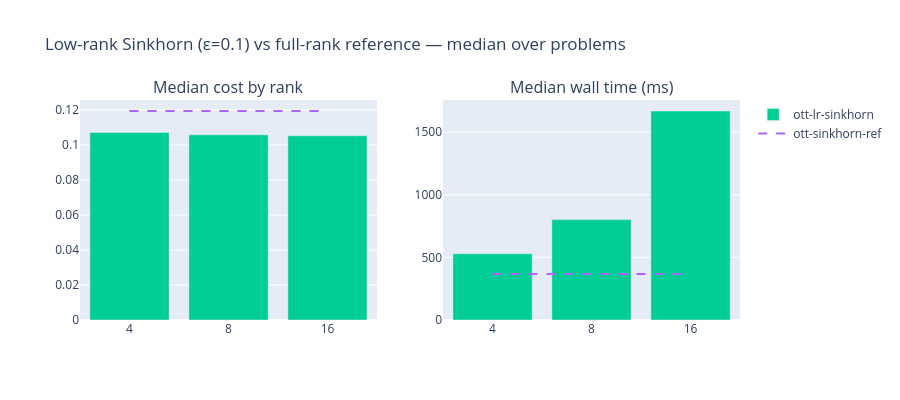

The code cell stored with this chart in its notebook:
### Code cell
lr_rows  = lr_ok[lr_ok['rank'] != 'full'].copy()
ref_rows = lr_ok[lr_ok['rank'] == 'full'].copy()

for _df in [lr_rows, ref_rows]:
    for col in ['cost', 'time', 'iterations', 'error']:
        if col in _df.columns:
            _df[col] = _df[col].apply(lambda v: float(v) if v is not None else float('nan'))

all_ranks = sorted(lr_rows['rank'].unique())
all_ranks_str = [str(r) for r in all_ranks]

lr_median  = lr_rows.groupby('rank')[['cost', 'time']].median().reindex(all_ranks).reset_index()
lr_median['rank'] = lr_median['rank'].astype(str)

ref_median_cost = ref_rows['cost'].median()
ref_median_time = ref_rows['time'].median()

lr_color  = solver_color('ott-lr-sinkhorn')
ref_color = solver_color('ott-sinkhorn-ref')

fig_lr = make_subplots(rows=1, cols=2, subplot_titles=['Median cost by rank', 'Median wall time (ms)'])
fig_lr.add_trace(go.Bar(x=lr_median['rank'], y=lr_median['cost'],
                         name='ott-lr-sinkhorn', marker_color=lr_color), row=1, col=1)
fig_lr.add_trace(go.Bar(x=lr_median['rank'], y=lr_median['time'],
                         name='ott-lr-sinkhorn', marker_color=lr_color, showlegend=False), row=1, col=2)

for col_idx, ref_val in [(1, ref_median_cost), (2, ref_median_time)]:
    fig_lr.add_trace(go.Scatter(
        x=all_ranks_str, y=[ref_val] * len(all_ranks_str),
        mode='lines', line=dict(dash='dash', color=ref_color),
        name='ott-sinkhorn-ref', showlegend=(col_idx == 1),
    ), row=1, col=col_idx)

fig_lr.update_layout(
    barmode='group', height=400, width=900,
    title=f'Low-rank Sinkhorn (ε={eps_lr}) vs full-rank reference — median over problems',
)
fig_lr.show()
print('low_rank_plan factors are not serialised into the DataFrame (expected).')

### Figure 1 — Plotly figure (JSON) as saved in the notebook; plotly's stock layout.template omitted (floating-point values rounded to 4 significant figures)
{"data": [{"marker": {"color": "#00CC96"}, "name": "ott-lr-sinkhorn", "type": "bar", "x": ["4", "8", "16"], "xaxis": "x", "y": [0.1072, 0.1058, 0.1053], "yaxis": "y"}, {"marker": {"color": "#00CC96"}, "name": "ott-lr-sinkhorn", "showlegend": false, "type": "bar", "x": ["4", "8", "16"], "xaxis": "x2", "y": [529.0, 801.8, 1669.0], "yaxis": "y2"}, {"line": {"color": "#AB63FA", "dash": "dash"}, "mode": "lines", "name": "ott-sinkhorn-ref", "showlegend": true, "type": "scatter", "x": ["4", "8", "16"], "xaxis": "x", "y": [0.1194, 0.1194, 0.1194], "yaxis": "y"}, {"line": {"color": "#AB63FA", "dash": "dash"}, "mode": "lines", "name": "ott-sinkhorn-ref", "showlegend": false, "type": "scatter", "x": ["4", "8", "16"], "xaxis": "x2", "y": [367.1, 367.1, 367.1], "yaxis": "y2"}], "layout": {"annotations": [{"font": {"size": 16}, "showarrow": false, "text": "Median cost by rank", "x": 0.225, "xanchor": "center", "xref": "paper", "y": 1, "yanchor": "bottom", "yref": "paper"}, {"font": {"size": 16}, "showarrow": false, "text": "Median wall time (ms)", "x": 0.775, "xanchor": "center", "xref": "paper", "y": 1, "yanchor": "bottom", "yref": "paper"}], "barmode": "group", "height": 400, "title": {"text": "Low-rank Sinkhorn (ε=0.1) vs full-rank reference — median over problems"}, "width": 900, "xaxis": {"anchor": "y", "domain": [0, 0.45]}, "xaxis2": {"anchor": "y2", "domain": [0.55, 1]}, "yaxis": {"anchor": "x", "domain": [0, 1]}, "yaxis2": {"anchor": "x2", "domain": [0, 1]}}}
